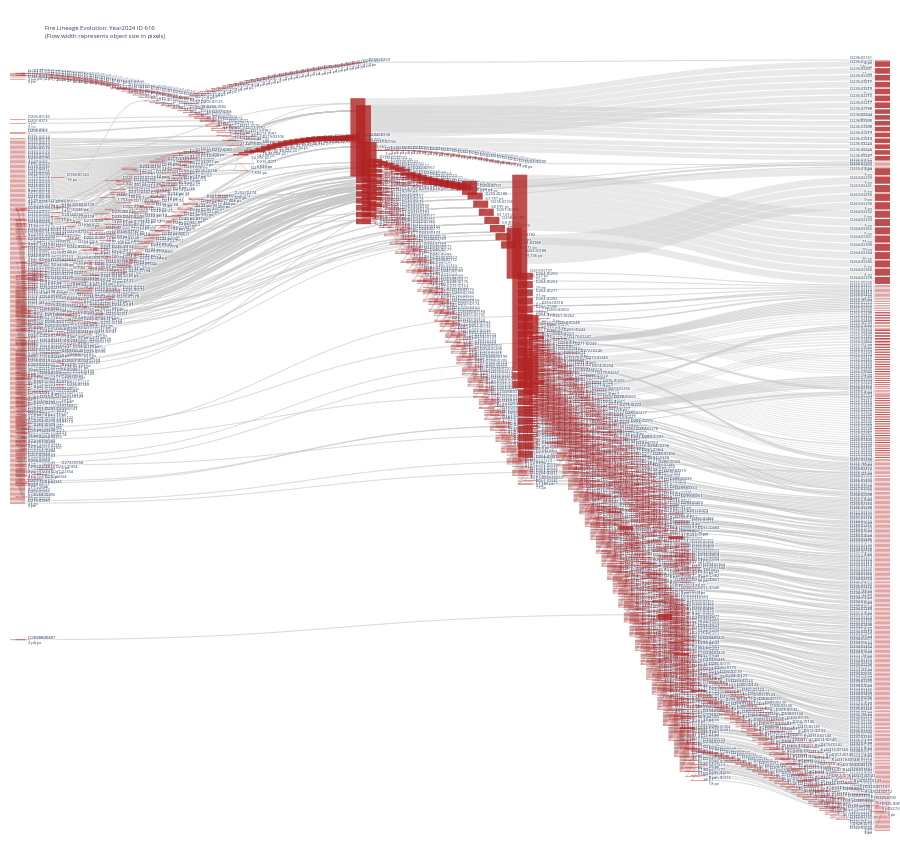

Notebook cell for this chart:
### Markdown cell above
#### Build the Sankey diagram

### Code cell
import plotly.graph_objects as go
import plotly.offline as pyo

# Nodes = fire objects
# Links = parent-child transitions

fig = go.Figure(data=[go.Sankey(
    node=dict(
        pad=20,
        thickness=15,
        line=dict(color="black", width=0),
        label=node_labels,
        color="rgba(178, 34, 34, 0.8)"  # Firebrick color
    ),
    link=dict(
        source=links_df["parent_uid"].map(mapping).tolist(),
        target=links_df["child_uid"].map(mapping).tolist(),
        value=links_df["value"].tolist(),
        color="rgba(200, 200, 200, 0.4)" # Light grey links
    )
)])

fig.update_layout(
    title_text=f"Fire Lineage Evolution: Year{year} ID {lineage_id}<br>(Flow width represents object size in pixels)",
    font_size=4,
    height=850,
    margin=dict(t=60, b=20, l=10, r=10)
)

fig.show()

output_file = f"fire_sankey_year{year}_lineageid_{lineage_id}.html"
pyo.plot(fig, filename=output_file, auto_open=True)

print("Sankey diagram generated:", output_file)

### Figure 1 — Plotly figure (JSON) as saved in the notebook; plotly's stock layout.template omitted (floating-point values rounded to 4 significant figures; data arrays with more than 128 entries replaced by an {"elided": "..."} marker saying what was removed)
{"data": [{"link": {"color": "rgba(200, 200, 200, 0.4)", "source": {"elided": "4028 int values"}, "target": {"elided": "4028 int values"}, "value": {"elided": "4028 int values"}}, "node": {"color": "rgba(178, 34, 34, 0.8)", "label": {"elided": "4021 str values"}, "line": {"color": "black", "width": 0}, "pad": 20, "thickness": 15}, "type": "sankey"}], "layout": {"font": {"size": 4}, "height": 850, "margin": {"b": 20, "l": 10, "r": 10, "t": 60}, "title": {"text": "Fire Lineage Evolution: Year2024 ID 616<br>(Flow width represents object size in pixels)"}}}
